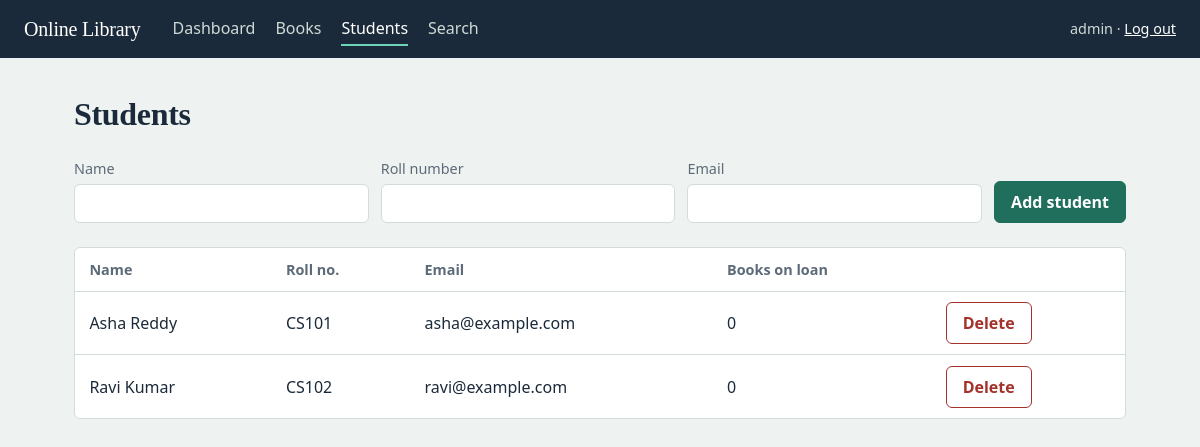
The app's page /students (signed in) with its own data.
### tables this page shows
CREATE TABLE students (
    id INTEGER PRIMARY KEY AUTOINCREMENT,
    name TEXT NOT NULL,
    roll_no TEXT NOT NULL UNIQUE,
    email TEXT NOT NULL UNIQUE
);

### app.py (the view, shortened to what this page needs)
    @app.route("/students", methods=["GET", "POST"])
    @login_required
    def students():
        db = get_db()
        rows = db.execute(
            """SELECT students.*,
                      (SELECT COUNT(*) FROM issues
                        WHERE issues.student_id = students.id
                          AND issues.return_date IS NULL) AS on_loan
               FROM students ORDER BY name""").fetchall()
        return render_template("students.html", students=rows)

### templates/students.html (shortened to what this page needs)
{% extends "base.html" %}
{% block content %}
<h1>Students</h1>
<form method="post" class="inline-form">
  <label>Name <input name="name" required></label>
  <label>Roll number <input name="roll_no" required></label>
  <label>Email <input type="email" name="email" required></label>
  <button type="submit">Add student</button>
</form>
{% if students %}
<div class="table-scroll">
<table>
  <thead><tr><th>Name</th><th>Roll no.</th><th>Email</th><th>Books on loan</th><th></th></tr></thead>
  <tbody>
  {% for s in students %}
    <tr>
      <td>{{ s.name }}</td>
      <td>{{ s.roll_no }}</td>
      <td>{{ s.email }}</td>
      <td>{{ s.on_loan }}</td>
      <td>
        <form method="post" action="{{ url_for('delete_student', student_id=s.id) }}"
              onsubmit="return confirm('Delete this student?');">
          <button class="danger" type="submit">Delete</button>
        </form>
      </td>
    </tr>
  {% endfor %}
  </tbody>
</table>
</div>
{% else %}
<p class="empty">No students yet. Add the first one with the form above.</p>
{% endif %}
{% endblock %}

### static/style.css (style rules this page uses)
:root { --bg: #eef2f0; --surface: #ffffff; --ink: #1b2a3a; --muted: #5d6b78; --line: #d3dcd8; --accent: #1f6f5c; --accent-ink: #ffffff; --warn: #9a5b00; --warn-bg: #fbeed5; --bad: #a3322b; --bad-bg: #f8e1df; --ok-bg: #dcefe8; --radius: 6px; }
* { box-sizing: border-box; }
body { margin: 0; background: var(--bg); color: var(--ink); font: 16px/1.5 system-ui, -apple-system, "Segoe UI", Roboto, sans-serif; }
h1, h2, .brand { font-family: Georgia, "Times New Roman", serif; letter-spacing: -0.01em; }
h1 { font-size: 2rem; margin: 0 0 1.25rem; }
.table-scroll { overflow-x: auto; background: var(--surface); border: 1px solid var(--line); border-radius: var(--radius); }
table { width: 100%; border-collapse: collapse; }
th, td { text-align: left; padding: 0.65rem 0.9rem; border-bottom: 1px solid var(--line); vertical-align: middle; }
th { font-weight: 600; color: var(--muted); font-size: 0.9rem; white-space: nowrap; }
tbody tr:last-child td { border-bottom: 0; }
label { display: flex; flex-direction: column; gap: 0.25rem; font-size: 0.9rem; color: var(--muted); }
input, select { font: inherit; color: var(--ink); background: var(--surface); padding: 0.5rem 0.65rem; border: 1px solid var(--line); border-radius: var(--radius); min-width: 0; }
button { font: inherit; font-weight: 600; cursor: pointer; padding: 0.5rem 1rem; border: 1px solid var(--accent); background: var(--accent); color: var(--accent-ink); border-radius: var(--radius); }
button.danger { background: transparent; color: var(--bad); border-color: var(--bad); }
.inline-form { display: flex; flex-wrap: wrap; gap: 0.75rem; align-items: flex-end; margin-bottom: 1.5rem; }
.inline-form label { flex: 1 1 180px; }

### records on screen
students: name "Asha Reddy", roll_no "CS101", email "asha@example.com", on_loan "0"
students: name "Ravi Kumar", roll_no "CS102", email "ravi@example.com", on_loan "0"

### other values on screen
{{ session['username'] }} "admin"
